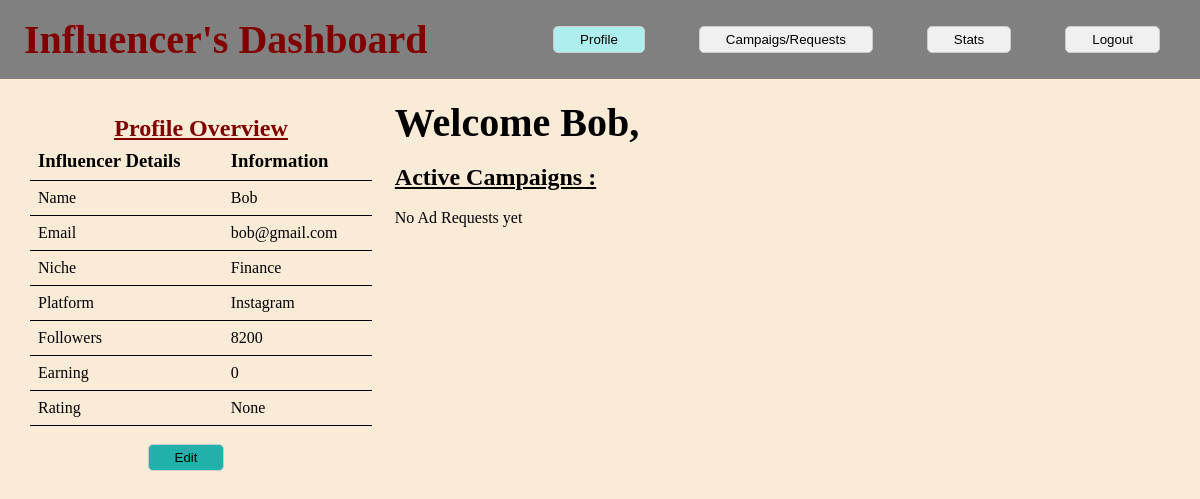
Screenshot of /influencer/dash_profile/bob (signed in) with the database file from the repository.
### website/models.py (models this page shows)
class Influencer(db.Model, UserMixin):
    __tablename__="Influencer"
    id=db.Column(db.Integer, primary_key=True)
    role=db.Column(db.String, default='Influencer', nullable=False)
    fullname=db.Column(db.String, nullable=False)
    email=db.Column(db.String, nullable=False)
    username=db.Column(db.String, nullable=False, unique=True)
    pwd=db.Column(db.String, nullable=False)
    niche=db.Column(db.String, nullable=False)
    platform=db.Column(db.String, nullable=False)
    followers=db.Column(db.Integer, nullable=False)
    rating=db.Column(db.Float, default=None)
    earning=db.Column(db.Integer, nullable=False, default=0)
    is_flag=db.Column(db.Boolean, nullable=False, default=False)
    ad_request=db.relationship('Ad_request', backref='Influencer')
    Review=db.relationship('Review', backref='Influencer')

### website/influencer.py (the view)
@influencer.route('/dash_profile/<string:username>', methods=['GET', 'POST'])
@login_required
def dash_profile(username):
        if request.method == 'GET':
            inf = Influencer.query.filter_by(username=username).first()
            adreqs = Ad_request.query.filter_by(influencer_id=inf.id, status='Accepted').all()
            data={}
            for adreq in adreqs:
                camp = Campaign.query.filter_by(id=adreq.campaign_id).first()
                spon = Sponsor.query.filter_by(id=camp.sponsor_id).first()
                data[adreq.id] = [camp.name, spon.company_name, camp.end_date, adreq.completed, adreq.payment_done]
            return render_template('/influencer/dash_profile.html', inf=inf, data=data)

### website/templates/influencer/dash_profile.html (shortened to what this page needs)
<!DOCTYPE html>
<html lang="en">
<head>
    <link rel="stylesheet" href="/static/style.css">
</head>
<body>
    <nav class="navbar">
        <h1>Influencer's Dashboard</h1>
        <div>
            <button class="open_button"><a href="/influencer/dash_profile/{{inf.username}}">Profile</a></button>
            <button><a href="/influencer/dash_find/{{inf.id}}">Campaigs/Requests</a></button>
            <button><a href="/influencer/dash_stats/{{inf.id}}">Stats</a></button>
            <button><a href="/auth/user_logout">Logout</a></button>
        </div>
    </nav>
    <div class="dashboard">
        <div class="profile">
            <br><br>
            <h2><u>Profile Overview</u></h2>
            <table class="view_table">
                <thead>
                    <tr>
                        <th><h3>Influencer Details</h3></th>
                        <th><h3>Information</h3></th>
                    </tr>
                </thead>
                <tbody>
                    <tr>
                        <td>Name</td>
                        <td>{{inf.fullname}}</td>
                    </tr>
                    <tr>
                        <td>Email</td>
                        <td>{{inf.email}}</td>
                    </tr>
                    <tr>
                        <td>Niche</td>
                        <td>{{inf.niche}}</td>
                    </tr>
                    <tr>
                        <td>Platform</td>
                        <td>{{inf.platform}}</td>
                    </tr>
                    <tr>
                        <td>Followers</td>
                        <td>{{inf.followers}}</td>
                    </tr>
                    <tr>
                        <td>Earning</td>
                        <td>{{inf.earning}}</td>
                    </tr>
                    <tr>
                        <td>Rating</td>
                        <td>{{inf.rating}}</td>
                    </tr>
                </tbody>
            </table>
            <br>
            <button class="edit_button"><a href="/influencer/edit_profile/{{inf.id}}">Edit</a></button>
        </div>
        <div class="profile2">
            <h1>Welcome {{inf.fullname}},</h1>
            <br>
            <h2><u>Active Campaigns : </u></h2>
            <br>
            {% if data %}
            <table class="view_table">
                <thead class="table_head">
                    <tr>
                        <td><h3>Campaign Name</h3></td>
                        <td><h3>Company Name</h3></td>
                        <td><h3>Deadline</h3></td>
                        <td><h3>Completion Status</h3></td>
                        <td><h3>Payment Status</h3></td>
                    </tr>
                </thead>
                <tbody>
                    {% for key,value in data.items() %}
                    <tr>
                        <td>{{value[0]}}</td>
                        <td>{{value[1]}}</td>
                        <td>{{value[2]}}</td>
                        <td>
                            {% if value[3]==False %}
                            <a class="active_link" href="/influencer/mark_completed/{{key}}">Mark Completed</a>
                            {% else %}
                            <p class="accept_link">Completed</p>
                            {% endif %}
                        </td>
                        <td>
                            {% if value[4]==True%}
                            <p class="accept_link">Payment Recieved</p>
                            {% else %}
                            <p class="pending_link">Pending</p>
                            {% endif %}
                        </td>
                    </tr>
                    {% endfor %}
                </tbody>
            </table>
            {% else %}
            <p>No Ad Requests yet</p>
            {% endif %}
        </div>
    </div>
</body>
</html>

### website/static/style.css (style rules this page uses)
* { margin: 0; padding: 0; }
body { background-color:antiquewhite; }
h1 { margin-top: 20px; font-size: 40px; text-align: center; color: maroon; }
a { text-decoration: none; }
.dashboard { width: 95%; margin: 0 auto; }
.dashboard button { background-color: #f0f0f0; border: 1px solid #ccc; padding: 5px 10px; border-radius: 5px; margin-left: 10px; cursor: pointer; margin-right: 5vmin; }
button a { text-decoration: none; color: black; margin: 2vmin; height:4vmin; width: 10vmin; }
.navbar button { background-color: #f0f0f0; border: 1px solid #ccc; padding: 5px 10px; border-radius: 5px; margin-left: 10px; cursor: pointer; margin-right: 5vmin; }
.navbar .open_button { background-color: paleturquoise; }
.navbar { text-align: center; background-color: gray; display: flex; justify-content: space-between; align-items: center; }
.navbar h1 { margin-left: 3vmin; margin-top: 2vmin; margin-bottom: 2vmin; }
.profile { width: 30%; float: left; text-align: center; }
.profile2 { width: 68%; float: right; }
.dashboard h1 { color: black; text-align: left; }
.profile2 h1 { color: black; text-align: left; }
.profile h2 { color: maroon; text-decoration: underline; text-align: center; }
.view_table { border-collapse: collapse; width: 100%; text-align: justify; }
td, th { border-bottom: 1px solid black; text-align: left; padding: 8px; }
.dashboard .edit_button { background-color: lightseagreen; }

### rows the page displays
Influencer: fullname "Bob", email "bob@gmail.com", niche "Finance", platform "Instagram", followers "8200", earning "0", rating "None"
